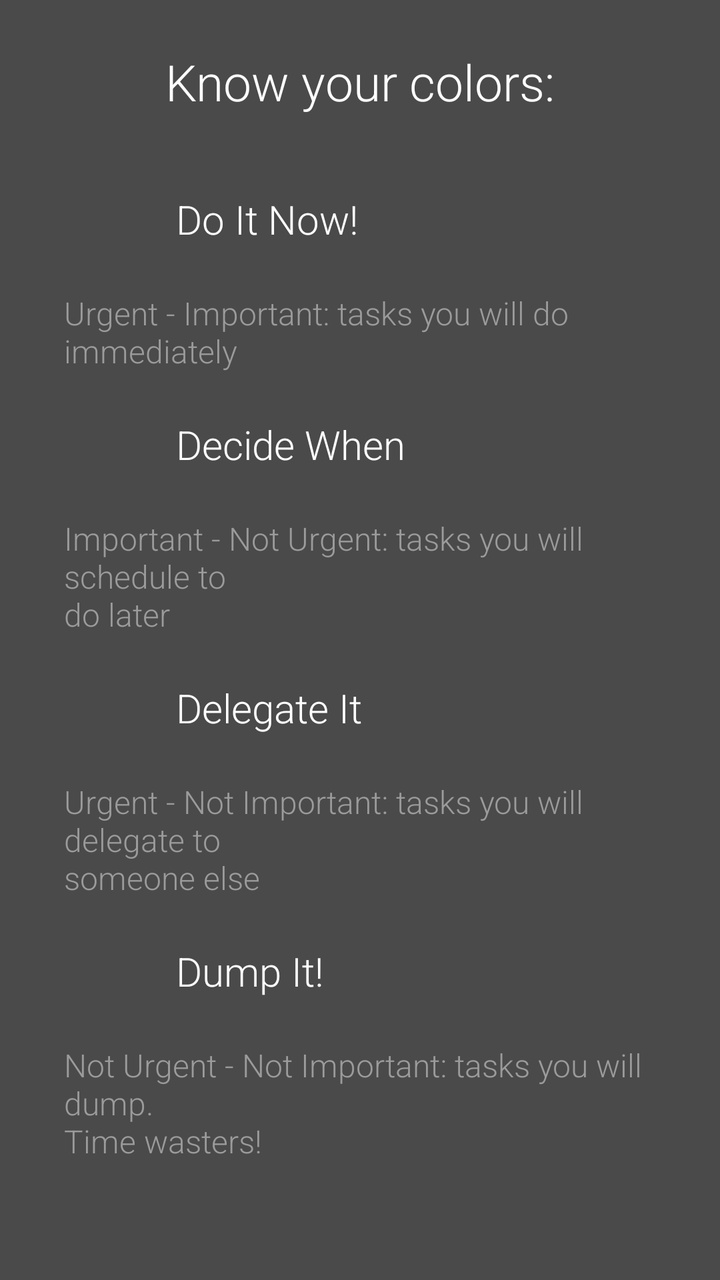
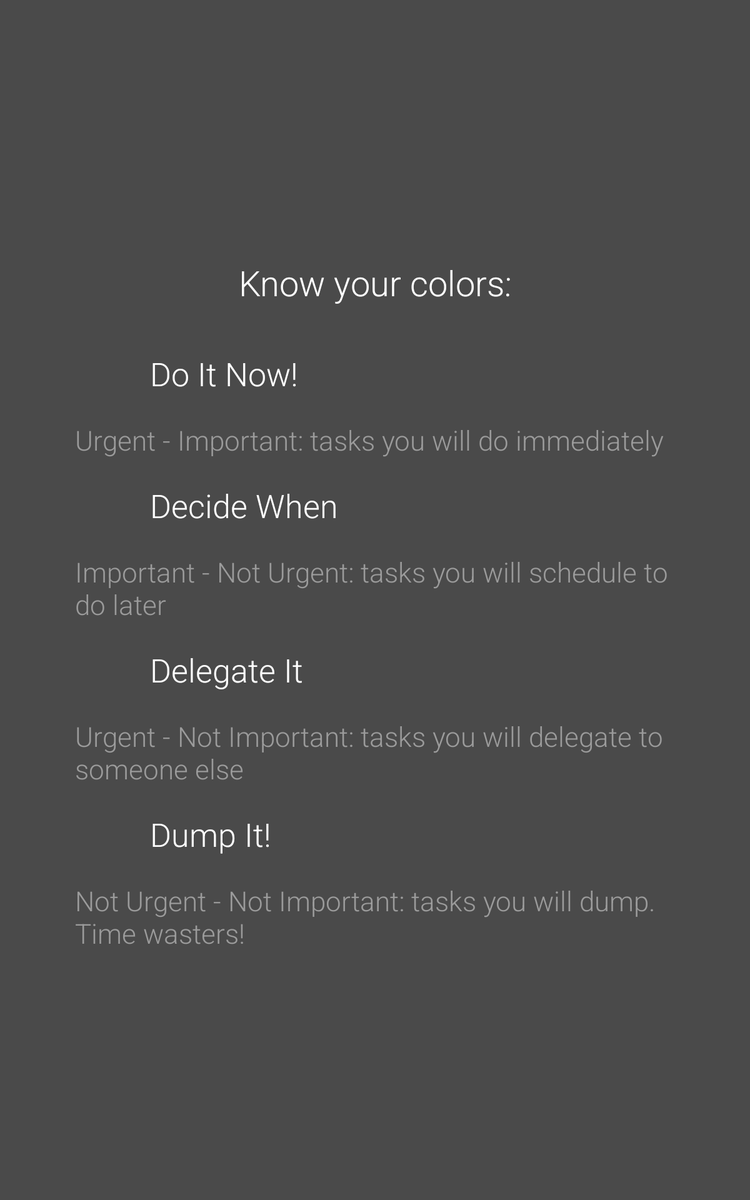

The same Android screen from two of the app's own layout files: first res/layout/ as a phone draws it, then the repository's variant for another configuration, drawn on a device whose configuration selects that folder. Both files follow.
<!-- AndroidManifest.xml: application theme AppTheme -->
<!-- res/layout/splashscreen_two.xml -->
<?xml version="1.0" encoding="utf-8"?>
<ScrollView  xmlns:android="http://schemas.android.com/apk/res/android"
    android:layout_width="match_parent"
    android:layout_height="match_parent"
    android:fillViewport="true"
    android:id="@+id/splash_screen_content">
    <RelativeLayout
        android:layout_width="match_parent"
        android:layout_height="match_parent"
        android:background="@color/splashscreen_bg"
        android:paddingBottom="@dimen/activity_vertical_spacing"
        android:paddingTop="@dimen/splash_title_margin_top"
        >
        <TextView
            android:id="@+id/splash_2_title"
            android:layout_width="match_parent"
            android:layout_height="wrap_content"
            android:gravity="center"
            android:fontFamily="sans-serif-light"
            android:textColor="@color/white"
            android:textSize="@dimen/splash_title_text_size"
            android:text="@string/splash_2_title"
            />
        <LinearLayout
            android:layout_width="wrap_content"
            android:layout_height="wrap_content"
            android:orientation="vertical"
            android:paddingLeft="@dimen/activity_double_spacing"
            android:paddingRight="@dimen/activity_double_spacing"
            android:layout_marginTop="32dp"
            android:layout_below="@+id/splash_2_title"
            android:layout_centerHorizontal="true"
            >
            <RelativeLayout
                android:layout_width="match_parent"
                android:layout_height="wrap_content"
                android:layout_gravity="center_horizontal"
                >

                <ImageView
                    android:id="@+id/red_square"
                    android:layout_width="@dimen/splash_2_square_size"
                    android:layout_height="@dimen/splash_2_square_size"
                    android:background="@drawable/rounded_corners_red"
                    android:contentDescription="@string/quadrantOne" />
                <TextView
                    android:layout_width="wrap_content"
                    android:layout_height="wrap_content"
                    android:layout_toRightOf="@id/red_square"
                    android:layout_toEndOf="@id/red_square"
                    android:layout_centerVertical="true"
                    android:layout_marginLeft="@dimen/activity_horizontal_spacing"
                    android:layout_marginStart="@dimen/activity_horizontal_spacing"
                    android:fontFamily="sans-serif-light"
                    android:textColor="@color/white"
                    android:textSize="@dimen/splash_content_text_size_big"
                    android:text="@string/splash_2_red_title"
                    />
            </RelativeLayout>
            <TextView
                android:layout_width="match_parent"
                android:layout_height="wrap_content"
                android:layout_marginTop="@dimen/activity_vertical_spacing"
                android:fontFamily="sans-serif-light"
                android:textColor="@color/splascreen_text1"
                android:textSize="@dimen/splash_content_text_size_small"
                android:text="@string/splash_2_red_content"
                />


            <RelativeLayout
                android:layout_width="match_parent"
                android:layout_height="wrap_content"
                android:layout_marginTop="@dimen/activity_vertical_spacing"
                >

                <ImageView
                    android:id="@+id/green_square"
                    android:layout_width="@dimen/splash_2_square_size"
                    android:layout_height="@dimen/splash_2_square_size"
                    android:background="@drawable/rounded_corners_green"
                    android:contentDescription="@string/quadrantTwo" />
                <TextView
                    android:layout_width="wrap_content"
                    android:layout_height="wrap_content"
                    android:layout_toRightOf="@id/green_square"
                    android:layout_toEndOf="@id/green_square"
                    android:layout_centerVertical="true"
                    android:layout_marginLeft="@dimen/activity_horizontal_spacing"
                    android:layout_marginStart="@dimen/activity_horizontal_spacing"
                    android:fontFamily="sans-serif-light"
                    android:textColor="@color/white"
                    android:textSize="@dimen/splash_content_text_size_big"
                    android:text="@string/splash_2_green_title"
                    />
            </RelativeLayout>
            <TextView
                android:layout_width="match_parent"
                android:layout_height="wrap_content"
                android:layout_marginTop="@dimen/activity_vertical_spacing"
                android:fontFamily="sans-serif-light"
                android:textColor="@color/splascreen_text1"
                android:textSize="@dimen/splash_content_text_size_small"
                android:text="@string/splash_2_green_content"
                />


            <RelativeLayout
                android:layout_width="match_parent"
                android:layout_height="wrap_content"
                android:layout_marginTop="@dimen/activity_vertical_spacing"
                >

                <ImageView
                    android:id="@+id/yellow_square"
                    android:layout_width="@dimen/splash_2_square_size"
                    android:layout_height="@dimen/splash_2_square_size"
                    android:background="@drawable/rounded_corners_yellow"
                    android:contentDescription="@string/quadrantThree" />
                <TextView
                    android:layout_width="wrap_content"
                    android:layout_height="wrap_content"
                    android:layout_toRightOf="@id/yellow_square"
                    android:layout_toEndOf="@id/yellow_square"
                    android:layout_centerVertical="true"
                    android:layout_marginLeft="@dimen/activity_horizontal_spacing"
                    android:layout_marginStart="@dimen/activity_horizontal_spacing"
                    android:fontFamily="sans-serif-light"
                    android:textColor="@color/white"
                    android:textSize="@dimen/splash_content_text_size_big"
                    android:text="@string/splash_2_yellow_title"
                    />
            </RelativeLayout>
            <TextView
                android:layout_width="match_parent"
                android:layout_height="wrap_content"
                android:layout_marginTop="@dimen/activity_vertical_spacing"
                android:fontFamily="sans-serif-light"
                android:textColor="@color/splascreen_text1"
                android:textSize="@dimen/splash_content_text_size_small"
                android:text="@string/splash_2_yellow_content"
                />


            <RelativeLayout
                android:layout_width="match_parent"
                android:layout_height="wrap_content"
                android:layout_marginTop="@dimen/activity_vertical_spacing"
                >

                <ImageView
                    android:id="@+id/gray_square"
                    android:layout_width="@dimen/splash_2_square_size"
                    android:layout_height="@dimen/splash_2_square_size"
                    android:background="@drawable/rounded_corners_gray"
                    android:contentDescription="@string/quadrantFour" />
                <TextView
                    android:layout_width="wrap_content"
                    android:layout_height="wrap_content"
                    android:layout_toRightOf="@id/gray_square"
                    android:layout_toEndOf="@id/gray_square"
                    android:layout_centerVertical="true"
                    android:layout_marginLeft="@dimen/activity_horizontal_spacing"
                    android:layout_marginStart="@dimen/activity_horizontal_spacing"
                    android:fontFamily="sans-serif-light"
                    android:textColor="@color/white"
                    android:textSize="@dimen/splash_content_text_size_big"
                    android:text="@string/splash_2_gray_title"
                    />
            </RelativeLayout>
            <TextView
                android:layout_width="match_parent"
                android:layout_height="wrap_content"
                android:layout_marginTop="@dimen/activity_vertical_spacing"
                android:fontFamily="sans-serif-light"
                android:textColor="@color/splascreen_text1"
                android:textSize="@dimen/splash_content_text_size_small"
                android:text="@string/splash_2_gray_content"
                />
        </LinearLayout>
    </RelativeLayout>
</ScrollView>
<!-- resources referenced by this layout -->
<resources>
  <color name="splascreen_text1">#9B9B9B</color>
  <color name="splashscreen_bg">#4A4A4A</color>
  <color name="white">#FFFFFF</color>
  <dimen name="activity_double_spacing">32dp</dimen>
  <dimen name="activity_horizontal_spacing">16dp</dimen>
  <dimen name="activity_vertical_spacing">16dp</dimen>
  <dimen name="splash_2_square_size">40dp</dimen>
  <dimen name="splash_content_text_size_big">20sp</dimen>
  <dimen name="splash_content_text_size_small">16sp</dimen>
  <dimen name="splash_title_margin_top">24dp</dimen>
  <dimen name="splash_title_text_size">25sp</dimen>
  <string name="quadrantFour">Drop It</string>
  <string name="quadrantOne">Do It Now</string>
  <string name="quadrantThree">Delegate It</string>
  <string name="quadrantTwo">Decide When</string>
  <string name="splash_2_gray_content">Not Urgent - Not Important: tasks you will dump.\nTime wasters!</string>
  <string name="splash_2_gray_title">Dump It!</string>
  <string name="splash_2_green_content">Important - Not Urgent: tasks you will schedule to \ndo later</string>
  <string name="splash_2_green_title">Decide When</string>
  <string name="splash_2_red_content">Urgent - Important: tasks you will do immediately</string>
  <string name="splash_2_red_title">Do It Now!</string>
  <string name="splash_2_title">Know your colors:</string>
  <string name="splash_2_yellow_content">Urgent - Not Important: tasks you will delegate to \nsomeone else</string>
  <string name="splash_2_yellow_title">Delegate It</string>
  <!-- from res/values-v21/ -->
  <style name="AppTheme" parent="Theme.AppCompat.Light.NoActionBar">
          <item name="colorPrimary">@color/colorPrimary</item>
          <item name="colorPrimaryDark">@color/colorPrimaryDark</item>
          <item name="colorAccent">@color/colorAccent</item>
  
          <item name="android:windowNoTitle">true</item>
          <item name="android:windowActionBar">false</item>
  
          <item name="android:windowDrawsSystemBarBackgrounds">true</item>
          <item name="android:windowTranslucentStatus">true</item>
      </style>
  <color name="colorPrimary">#768082</color>
  <color name="colorPrimaryDark">#5e6669</color>
  <color name="colorAccent">#66ba66</color>
</resources>
<!-- res/layout-sw600dp-port/splashscreen_two.xml (the repository's variant of the layout above) -->
<!-- drawn on a 7-inch tablet held upright -->
<?xml version="1.0" encoding="utf-8"?>
<ScrollView  xmlns:android="http://schemas.android.com/apk/res/android"
    android:layout_width="match_parent"
    android:layout_height="match_parent"
    android:fillViewport="true"
    android:id="@+id/splash_screen_content">
    <RelativeLayout
        android:layout_width="match_parent"
        android:layout_height="match_parent"
        android:background="@color/splashscreen_bg"
        android:paddingBottom="@dimen/activity_vertical_spacing"
        android:paddingTop="@dimen/splash_title_margin_top"
        android:gravity="center"
        >
        <TextView
            android:id="@+id/splash_2_title"
            android:layout_width="match_parent"
            android:layout_height="wrap_content"
            android:gravity="center"
            android:fontFamily="sans-serif-light"
            android:textColor="@color/white"
            android:textSize="@dimen/splash_title_text_size"
            android:text="@string/splash_2_title"
            />
        <LinearLayout
            android:layout_width="wrap_content"
            android:layout_height="wrap_content"
            android:orientation="vertical"
            android:paddingLeft="@dimen/activity_double_spacing"
            android:paddingRight="@dimen/activity_double_spacing"
            android:layout_marginTop="32dp"
            android:layout_below="@+id/splash_2_title"
            android:layout_centerHorizontal="true"
            >
            <RelativeLayout
                android:layout_width="match_parent"
                android:layout_height="wrap_content"
                android:layout_gravity="center_horizontal"
                >

                <ImageView
                    android:id="@+id/red_square"
                    android:layout_width="@dimen/splash_2_square_size"
                    android:layout_height="@dimen/splash_2_square_size"
                    android:background="@drawable/rounded_corners_red"
                    android:contentDescription="@string/quadrantOne" />
                <TextView
                    android:layout_width="wrap_content"
                    android:layout_height="wrap_content"
                    android:layout_toRightOf="@id/red_square"
                    android:layout_centerVertical="true"
                    android:layout_marginLeft="@dimen/activity_horizontal_spacing"
                    android:fontFamily="sans-serif-light"
                    android:textColor="@color/white"
                    android:textSize="@dimen/splash_content_text_size_big"
                    android:text="@string/splash_2_red_title"
                    />
            </RelativeLayout>
            <TextView
                android:layout_width="match_parent"
                android:layout_height="wrap_content"
                android:layout_marginTop="@dimen/activity_vertical_spacing"
                android:fontFamily="sans-serif-light"
                android:textColor="@color/splascreen_text1"
                android:textSize="@dimen/splash_content_text_size_small"
                android:text="@string/splash_2_red_content"
                />


            <RelativeLayout
                android:layout_width="match_parent"
                android:layout_height="wrap_content"
                android:layout_marginTop="@dimen/activity_vertical_spacing"
                >

                <ImageView
                    android:id="@+id/green_square"
                    android:layout_width="@dimen/splash_2_square_size"
                    android:layout_height="@dimen/splash_2_square_size"
                    android:background="@drawable/rounded_corners_green"
                    android:contentDescription="@string/quadrantTwo" />
                <TextView
                    android:layout_width="wrap_content"
                    android:layout_height="wrap_content"
                    android:layout_toRightOf="@id/green_square"
                    android:layout_centerVertical="true"
                    android:layout_marginLeft="@dimen/activity_horizontal_spacing"
                    android:fontFamily="sans-serif-light"
                    android:textColor="@color/white"
                    android:textSize="@dimen/splash_content_text_size_big"
                    android:text="@string/splash_2_green_title"
                    />
            </RelativeLayout>
            <TextView
                android:layout_width="match_parent"
                android:layout_height="wrap_content"
                android:layout_marginTop="@dimen/activity_vertical_spacing"
                android:fontFamily="sans-serif-light"
                android:textColor="@color/splascreen_text1"
                android:textSize="@dimen/splash_content_text_size_small"
                android:text="@string/splash_2_green_content"
                />


            <RelativeLayout
                android:layout_width="match_parent"
                android:layout_height="wrap_content"
                android:layout_marginTop="@dimen/activity_vertical_spacing"
                >

                <ImageView
                    android:id="@+id/yellow_square"
                    android:layout_width="@dimen/splash_2_square_size"
                    android:layout_height="@dimen/splash_2_square_size"
                    android:background="@drawable/rounded_corners_yellow"
                    android:contentDescription="@string/quadrantThree" />
                <TextView
                    android:layout_width="wrap_content"
                    android:layout_height="wrap_content"
                    android:layout_toRightOf="@id/yellow_square"
                    android:layout_centerVertical="true"
                    android:layout_marginLeft="@dimen/activity_horizontal_spacing"
                    android:fontFamily="sans-serif-light"
                    android:textColor="@color/white"
                    android:textSize="@dimen/splash_content_text_size_big"
                    android:text="@string/splash_2_yellow_title"
                    />
            </RelativeLayout>
            <TextView
                android:layout_width="match_parent"
                android:layout_height="wrap_content"
                android:layout_marginTop="@dimen/activity_vertical_spacing"
                android:fontFamily="sans-serif-light"
                android:textColor="@color/splascreen_text1"
                android:textSize="@dimen/splash_content_text_size_small"
                android:text="@string/splash_2_yellow_content"
                />


            <RelativeLayout
                android:layout_width="match_parent"
                android:layout_height="wrap_content"
                android:layout_marginTop="@dimen/activity_vertical_spacing"
                >

                <ImageView
                    android:id="@+id/gray_square"
                    android:layout_width="@dimen/splash_2_square_size"
                    android:layout_height="@dimen/splash_2_square_size"
                    android:background="@drawable/rounded_corners_gray"
                    android:contentDescription="@string/quadrantFour" />
                <TextView
                    android:layout_width="wrap_content"
                    android:layout_height="wrap_content"
                    android:layout_toRightOf="@id/gray_square"
                    android:layout_centerVertical="true"
                    android:layout_marginLeft="@dimen/activity_horizontal_spacing"
                    android:fontFamily="sans-serif-light"
                    android:textColor="@color/white"
                    android:textSize="@dimen/splash_content_text_size_big"
                    android:text="@string/splash_2_gray_title"
                    />
            </RelativeLayout>
            <TextView
                android:layout_width="match_parent"
                android:layout_height="wrap_content"
                android:layout_marginTop="@dimen/activity_vertical_spacing"
                android:fontFamily="sans-serif-light"
                android:textColor="@color/splascreen_text1"
                android:textSize="@dimen/splash_content_text_size_small"
                android:text="@string/splash_2_gray_content"
                />
        </LinearLayout>
    </RelativeLayout>
</ScrollView>
<!-- resources referenced by the variant -->
<!-- as a 7-inch tablet held upright resolves them -->
<resources>
  <color name="splascreen_text1">#9B9B9B</color>
  <color name="splashscreen_bg">#4A4A4A</color>
  <color name="white">#FFFFFF</color>
  <dimen name="activity_double_spacing">32dp</dimen>
  <dimen name="activity_horizontal_spacing">16dp</dimen>
  <dimen name="activity_vertical_spacing">16dp</dimen>
  <!-- from res/values-sw600dp/ -->
  <dimen name="splash_2_square_size">44dp</dimen>
  <!-- from res/values-sw600dp/ -->
  <dimen name="splash_content_text_size_big">26sp</dimen>
  <!-- from res/values-sw600dp/ -->
  <dimen name="splash_content_text_size_small">22sp</dimen>
  <dimen name="splash_title_margin_top">24dp</dimen>
  <!-- from res/values-sw600dp/ -->
  <dimen name="splash_title_text_size">28sp</dimen>
  <string name="quadrantFour">Drop It</string>
  <string name="quadrantOne">Do It Now</string>
  <string name="quadrantThree">Delegate It</string>
  <string name="quadrantTwo">Decide When</string>
  <string name="splash_2_gray_content">Not Urgent - Not Important: tasks you will dump.\nTime wasters!</string>
  <string name="splash_2_gray_title">Dump It!</string>
  <string name="splash_2_green_content">Important - Not Urgent: tasks you will schedule to \ndo later</string>
  <string name="splash_2_green_title">Decide When</string>
  <string name="splash_2_red_content">Urgent - Important: tasks you will do immediately</string>
  <string name="splash_2_red_title">Do It Now!</string>
  <string name="splash_2_title">Know your colors:</string>
  <string name="splash_2_yellow_content">Urgent - Not Important: tasks you will delegate to \nsomeone else</string>
  <string name="splash_2_yellow_title">Delegate It</string>
  <!-- from res/values-v21/ -->
  <style name="AppTheme" parent="Theme.AppCompat.Light.NoActionBar">
          <item name="colorPrimary">@color/colorPrimary</item>
          <item name="colorPrimaryDark">@color/colorPrimaryDark</item>
          <item name="colorAccent">@color/colorAccent</item>
  
          <item name="android:windowNoTitle">true</item>
          <item name="android:windowActionBar">false</item>
  
          <item name="android:windowDrawsSystemBarBackgrounds">true</item>
          <item name="android:windowTranslucentStatus">true</item>
      </style>
  <color name="colorPrimary">#768082</color>
  <color name="colorPrimaryDark">#5e6669</color>
  <color name="colorAccent">#66ba66</color>
</resources>
